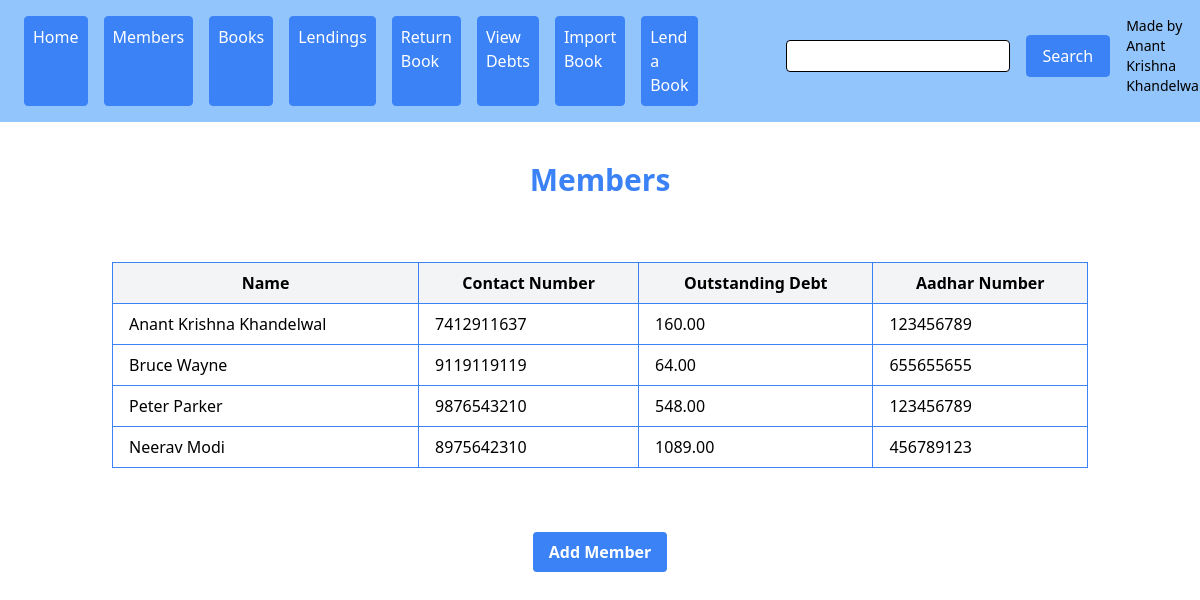
The page /members/ on the database its author committed.
### library/models.py (models this page shows, shortened)
class Member(models.Model):
    name=models.CharField(max_length=30)
    number=models.CharField(max_length=13)
    debt = models.DecimalField(decimal_places=2, max_digits=8, default=0)
    aadhar_number = models.CharField(max_length=12)

### library/views.py (the view)
# urls.py: path('members/',members_view,name="members"),
def members_view(request):
    members = Member.objects.all()
    return render(request,"members.html",{'members':members})

### template/members.html
{% extends 'base.html' %}
{% block body %}
<div class="container mx-auto p-6">
    <h1 class="text-3xl font-semibold mb-6">Members</h1>
    <div class="overflow-x-auto">
        <table class="min-w-full border rounded-lg">
            <thead class="bg-gray-100">
                <tr>
                    <th class="px-4 py-2">Name</th>
                    <th class="px-4 py-2">Contact Number</th>
                    <th class="px-4 py-2">Outstanding Debt</th>
                    <th class="px-4 py-2">Aadhar Number</th>
                </tr>
            </thead>
            <tbody>
                {% for member in members %}
                <tr class="border-t">
                    <td class="px-4 py-2">{{ member.name }}</td>
                    <td class="px-4 py-2">{{ member.number }}</td>
                    <td class="px-4 py-2">{{ member.debt }}</td>
                    <td class="px-4 py-2">{{ member.aadhar_number }}</td>
                </tr>
                {% endfor %}
            </tbody>
        </table>
    </div>
    <div class="text-center mt-6">
        <a href="{% url 'add_member' %}">
            <button class="bg-blue-500 hover:bg-blue-600 text-white font-semibold px-4 py-2 rounded">
                Add Member
            </button>
        </a>
    </div>
</div>
{% endblock %}

### rows shown on the page
Member: name "Anant Krishna Khandelwal", number "7412911637", debt "160.00", aadhar_number "123456789"
Member: name "Bruce Wayne", number "9119119119", debt "64.00", aadhar_number "655655655"
Member: name "Peter Parker", number "9876543210", debt "548.00", aadhar_number "123456789"
Member: name "Neerav Modi", number "8975642310", debt "1089.00", aadhar_number "456789123"
